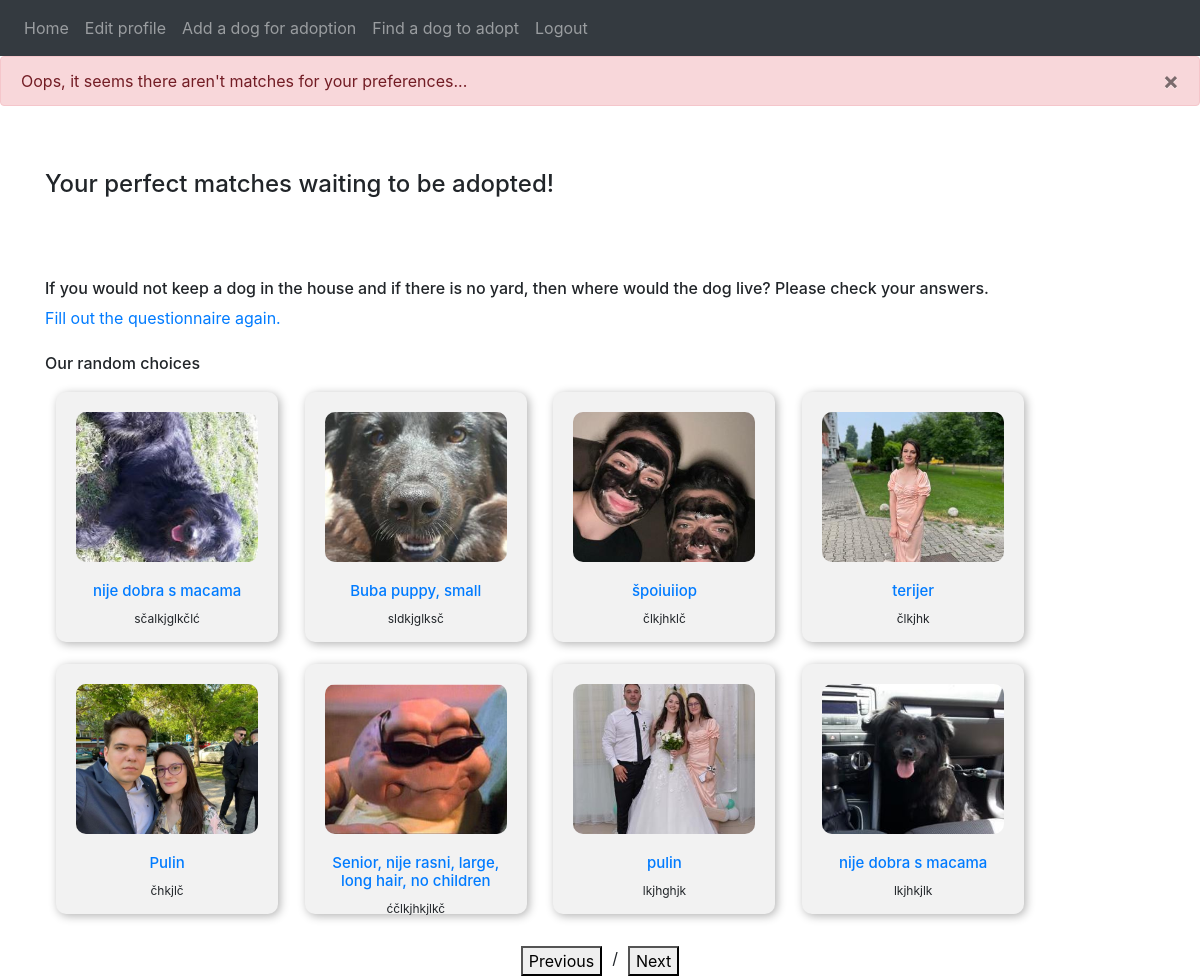
Screenshot of /matches (signed in) with the database file from the repository.
### website/models.py (models this page shows, shortened)
class Note(db.Model):
    id = db.Column(db.Integer, primary_key = True)
    title = db.Column(db.String(150))
    data = db.Column(db.String(10000))
    image_file = db.Column(db.String(150), nullable=False)
    date_posted = db.Column(db.DateTime(timezone = True), default = func.now())
    user_id = db.Column(db.Integer, db.ForeignKey('user.id'))
    dog_info = db.relationship('DogInfo', backref = 'user', uselist = False)

### website/views.py (the view)
@login_required
def show_matches():
    with session:
        prefered_breeds = (session.query(UserInfo.prefered_breed).filter(UserInfo.user_id == current_user.id).all())[0][0]
        age_preference = (session.query(UserInfo.age_preference).filter(UserInfo.user_id == current_user.id).all())[0][0][0]
        size_preference = (session.query(UserInfo.size_preference).filter(UserInfo.user_id == current_user.id).all())[0][0]
        color_preference = (session.query(UserInfo.color_preference).filter(UserInfo.user_id == current_user.id).all())[0][0]
        coat_length_preference = (session.query(UserInfo.coat_length_preference).filter(UserInfo.user_id == current_user.id).all())[0]
        result = db.session.query(Note, DogInfo, UserInfo).join(DogInfo, Note.id == DogInfo.note_id)\
                .join(UserInfo, UserInfo.user_id == current_user.id, isouter=True)\
                .filter( UserInfo.user_id == current_user.id)\
                .filter(case([('all' not in age_preference, DogInfo.age.in_(age_preference)),], else_= True))\
                .filter(case([('all' not in prefered_breeds, DogInfo.primary_breed.in_(prefered_breeds)),], else_= True))\
                .filter(case([(UserInfo.prefers_mixed_breed == False, DogInfo.mixed_breed == UserInfo.prefers_mixed_breed),], else_= True))\
                .filter(case([('all' not in size_preference, DogInfo.size.in_(size_preference)),], else_= True))\
                .filter(case([('all' not in color_preference, DogInfo.color.in_(color_preference)),], else_= True))\
                .filter(case([('all' not in coat_length_preference, DogInfo.coat_length.in_(coat_length_preference)),], else_= True))\
                .filter(case([(UserInfo.dog_with_children == True, UserInfo.dog_with_children == DogInfo.dog_with_children),], else_= True))\
                .filter(case([(UserInfo.dog_with_dogs == True, UserInfo.dog_with_dogs == DogInfo.dog_with_dogs),], else_= True))\
                .filter(case([(UserInfo.dog_with_cats == True, UserInfo.dog_with_cats == DogInfo.dog_with_cats),], else_= True))\
                .filter(case([(UserInfo.dog_with_sm_animals == True, UserInfo.dog_with_sm_animals == DogInfo.dog_with_sm_animals),], else_= True))\
                .filter(case([(UserInfo.dog_with_big_animals == True, UserInfo.dog_with_big_animals == DogInfo.dog_with_big_animals),], else_= True))\
                .filter(case([(UserInfo.special_need_dog == False, UserInfo.special_need_dog == DogInfo.special_need_dog),], else_= True))\
                .filter(case([(UserInfo.spay_needed == True, UserInfo.spay_needed == DogInfo.spayed),], else_= True))\
                .filter(case([(UserInfo.dog_in_house == False,and_(DogInfo.age != "puppy", DogInfo.size != 'small')),], else_= True))\
                .filter(case([(or_(UserInfo.yard == True , UserInfo.park == True), DogInfo.activity_level == UserInfo.activity_level),\
                   (and_(UserInfo.yard == False , UserInfo.park == False, UserInfo.activity_level == 'high'), DogInfo.activity_level != 'high'),\
                    (and_(UserInfo.yard == False , UserInfo.park == False, UserInfo.activity_level != 'high'), UserInfo.activity_level == DogInfo.activity_level),], else_= True))\
        if not result:
            flash('Oops, it seems there aren\'t matches for your preferences...', category='error')
            warning = "Check if there are preferences that can be modified or take a look at some of the our random choices."
        else:
            result, warning = result.filter(case([(and_(UserInfo.dog_in_house == False, UserInfo.yard == False), False)], else_=True)).all(), None
            if result == []:
                warning = "If you would not keep a dog in the house and if there is no yard, then where would the dog live?\
                Please check your answers."
            flash('Oops, it seems there aren\'t matches for your preferences...', category='error')
        for res in result:
            print(res)
        alternative_results = db.session.query(Note, DogInfo, UserInfo).join(DogInfo, Note.id == DogInfo.note_id)\
                .join(UserInfo, UserInfo.user_id == current_user.id, isouter=True)\
                .filter( UserInfo.user_id == current_user.id).order_by(func.random()).limit(8).all()
        per_page = 10
        current_page = int(request.args.get('page', 1))
        return render_template('show_matches.html', alternative_posts = alternative_results,warning = warning ,user = current_user, posts = result, currentPage=current_page, totalPages=10 )

### website/templates/show_matches.html (shortened to what this page needs)
{% extends "base.html" %} {% block title %}Post{% endblock %}
    {% block content %}
       <br>
       <br>
      <h4 text-align = "center">Your perfect matches waiting to be adopted!</h1>
        {% if warning %}
        <br>
        <br>
        <br>
        <h6 text-align = "center">{{warning}}</h6>
        <a href="{{ url_for('user_info')}}">Fill out the questionnaire again.</a>
        {% else %}
        <h6 text-align = "center">Do you want to change some of the preferences you gave to us?
        <a href="{{ url_for('user_info')}}">Fill out the questionnaire again.</a></h6>
        {% endif %}
        <br>
        <br>
        {% if posts%}
          {% for post in posts %}
          <div class="dog-card">
            <img src="{{ url_for('static', filename='profile_pics/' + post[0].image_file) }}" alt="dog" />
            <h2><a href="{{ url_for('post', post_id = post[0].id )}}">{{ post[0].title }} </a></h2>
            <p>{{ post[0].data }} </p>
          </div>
          {% endfor %}
        {% else %}
          <h6 text-align = "center">Our random choices</h6>
          {% for post in alternative_posts %}
          <div class="dog-card">
            <img src="{{ url_for('static', filename='profile_pics/' + post[0].image_file) }}" alt="dog" />
            <h2><a href="{{ url_for('post', post_id = post[0].id )}}">{{ post[0].title }} </a></h2>
            <p>{{ post[0].data }} </p>
          </div>
          {% endfor %}
        {% endif %}
        <div class="pagination" >
          <button class="prev">Previous</button>
          <span class="page-number">{{ current_page }} / {{ total_pages }}</span>
          <button class="next">Next</button>
        </div>
      {% endblock %}

### website/templates/show_matches.html (style rules this page uses)
.dog-card { display: inline-block; width: 20%; margin: 1%; text-align: center; vertical-align: top; flex-direction: column; align-items: center; height: 250px; background-color: #f2f2f2; border-radius: 10px; padding: 20px; box-shadow: 2px 2px 10px rgba(0, 0, 0, 0.3); }
.dog-card img { width: 100%; height: 150px; object-fit: cover; border-radius: 10px; margin-bottom: 20px; }
.dog-card h2 { font-size: 15px; margin-bottom: 10px; }
.dog-card p { font-size: 12px; }
.pagination { display: flex; justify-content: center; margin-top: 20px; }
.page-number { margin: 0 10px; }

### rows the page displays
Note: image_file (picture), title "nije dobra s macama", data "sčalkjglkčlć"
Note: image_file (picture), title "Buba puppy, small", data "sldkjglksč"
Note: image_file (picture), title "špoiuiiop", data "člkjhklč"
Note: image_file (picture), title "terijer", data "člkjhk"
Note: image_file (picture), title "Pulin", data "čhkjlč"
Note: image_file (picture), title "Senior, nije rasni, large, long hair, no children", data "ćčlkjhkjlkč"
Note: image_file (picture), title "pulin", data "lkjhghjk"
Note: image_file (picture), title "nije dobra s macama", data "lkjhkjlk"

### other values shown
{{ message }} "Oops, it seems there aren't matches for your preferences..."
{{ warning }} "If you would not keep a dog in the house and if there is no yard, then where would the dog live? Please check your answers."
